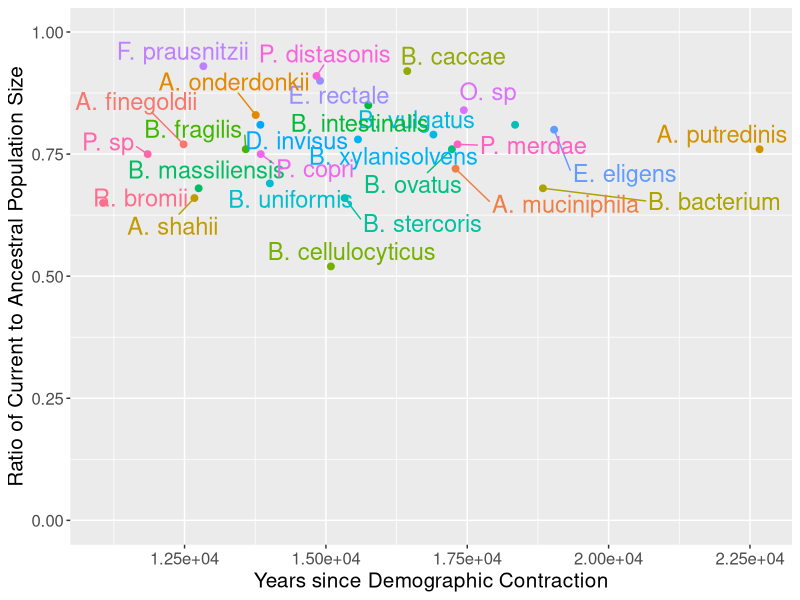
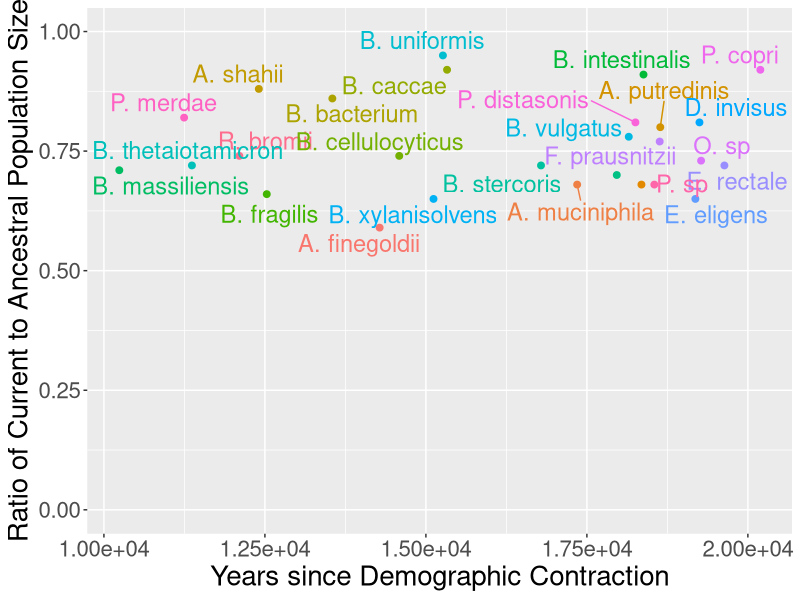

Generate these figures, in order, with R:
# nsf_grfp_preliminary_results
library(ggplot2)
library(ggrepel)

# Two epoch

two_epoch_demographic_contraction = c(0.79, 0.69, 0.76, 0.76,
                                      0.9, 0.66, 0.78, 0.65, 
                                      0.52, 0.76, 0.80, 0.77,
                                      0.81, 0.92, 0.83, 0.66,
                                      0.91, 0.85, 0.84, 0.93,
                                      0.72, 0.68, 0.75, 0.81,
                                      0.77, 0.75, 0.68)

two_epoch_time = c(16901.55, 14008.49, 22669.70, 17228.19,
                   14896.13, 15330.99, 15567.18, 11059.32,
                   15088.56, 13582.92, 19036.01, 17328.31,
                   18346.12, 16438.92, 13758.31, 12674.43,
                   14834.13, 15749.19, 17439.31, 12832.73,
                   17293.52, 12749.25, 13847.36, 13840.89,
                   12482.95, 11847.52, 18837.91)

Name = c("B. vulgatus", "B. uniformis", "A. putredinis", "B. ovatus", 
         "E. rectale", "B. stercoris", "B. xylanisolvens", "R. bromii", 
         "B. cellulocyticus", "B. fragilis", "E. eligens", "P. merdae",
         "B. thetaiotamicron", "B. caccae", "A. onderdonkii", "A. shahii",
         "P. distasonis", "B. intestinalis", "O. sp", "F. prausnitzii",
         "A. muciniphila", "B. massiliensis", "P. copri", "D. invisus",
         "A. finegoldii", "P. sp", "B. bacterium")

two_epoch_data = data.frame(two_epoch_time, two_epoch_demographic_contraction, Name)

ggplot(two_epoch_data, aes(x=two_epoch_time, y=two_epoch_demographic_contraction, color=Name)) +
  geom_point(size=2) +
  geom_text_repel(label=Name, size=6) +
  theme(text = element_text(size=15)) +
  theme(legend.position = "none") +
  ylim(0, 1.0) +
  xlab("Years since Demographic Contraction") +
  ylab("Ratio of Current to Ancestral Population Size") +
  scale_x_continuous(labels = function(x) format(x, scientific = TRUE))
  # ggtitle('Two Epoch Demographic Model')

# Exponential

exponential_demographic_contraction = c(0.78, 0.95, 0.80, 0.70,
                                        0.72, 0.72, 0.65, 0.74,
                                        0.74, 0.66, 0.65, 0.82,
                                        0.72, 0.92, 0.68, 0.88,
                                        0.81, 0.91, 0.73, 0.77,
                                        0.68, 0.71, 0.92, 0.81,
                                        0.59, 0.68, 0.86)

# First 11 are Fine

exponential_time = c(18150.38, 15264.44, 18639.72, 17964.14,
                     19635.40, 16787.48, 15118.29, 12103.17, 
                     14586.11, 12528.75, 19184.61, 11245.32,
                     11366.48, 15328.51, 18347.13, 12405.52,
                     18253.53, 18379.13, 19273.31, 18630.59,
                     17349.14, 10239.14, 20193.51, 19248.13,
                     14281.63, 18547.36, 13547.23)

Name = c("B. vulgatus", "B. uniformis", "A. putredinis", "B. ovatus", 
         "E. rectale", "B. stercoris", "B. xylanisolvens", "R. bromii", 
         "B. cellulocyticus", "B. fragilis", "E. eligens", "P. merdae",
         "B. thetaiotamicron", "B. caccae", "A. onderdonkii", "A. shahii",
         "P. distasonis", "B. intestinalis", "O. sp", "F. prausnitzii",
         "A. muciniphila", "B. massiliensis", "P. copri", "D. invisus",
         "A. finegoldii", "P. sp", "B. bacterium")

exponential_data = data.frame(exponential_time, exponential_demographic_contraction, Name)

ggplot(exponential_data, aes(x=exponential_time, y=exponential_demographic_contraction, color=Name)) +
  geom_point(size=2) +
  geom_text_repel(label=Name, size=6) +
  theme(text = element_text(size=20)) +
  theme(legend.position = "none") +
  ylim(0, 1.0) +
  xlab("Years since Demographic Contraction") +
  ylab("Ratio of Current to Ancestral Population Size") +
  scale_x_continuous(labels = function(x) format(x, scientific = TRUE))
  # ggtitle('Exponential Demographic Model')

